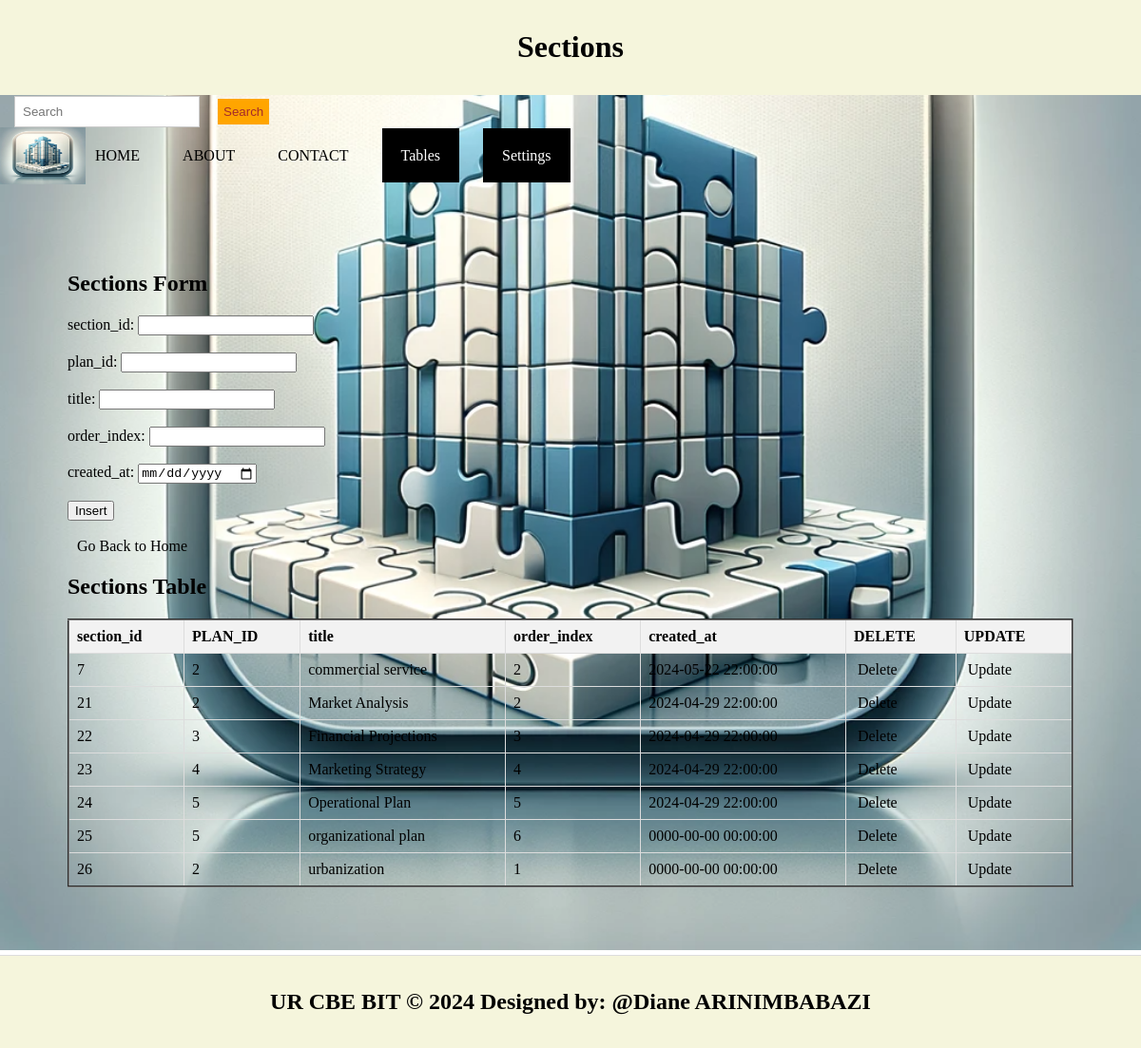
Screenshot of /sections.php with the database file from the repository.
### tables this page shows
CREATE TABLE `sections` (
  `section_id` int(11) NOT NULL,
  `plan_id` int(11) NOT NULL,
  `title` varchar(255) NOT NULL,
  `order_index` int(11) NOT NULL,
  `created_at` timestamp NOT NULL DEFAULT current_timestamp()
);

### sections.php (the view, shortened to what this page needs)
<!DOCTYPE html>
<html lang="en">
<head>
  <link rel="stylesheet" type="text/css" href="style.css" title="style 1" media="screen, tv, projection, handheld, print"/>
</head>
<body style="background-image: url('./Images/logo.png');background-repeat: no-repeat;background-size:cover;">
  <header>
    <h1>Sections</h1>
  </header>
  <form class="d-flex" role="search" action="search.php">
    <input class="form-control me-2" type="search" placeholder="Search" aria-label="Search" name="query">
    <button class="btn btn-outline-success" type="submit">Search</button>
  </form>
  <ul>
    <img src="./Images/logo.png" width="90" height="60" alt="Logo">
    <li><a href="./home.html">HOME</a></li>
    <li><a href="./about.html">ABOUT</a></li>
    <li><a href="./contact.html">CONTACT</a></li>
    <li class="dropdown">
      <a href="#" style="padding: 20px; color: white; background-color:black; text-decoration: none;">Tables</a>
    </li>
    <li class="dropdown">
      <a href="#" style="padding: 20px; color: white; background-color:black; text-decoration: none;">Settings</a>
    </li>
  </ul>
  <section>
    <h1>Sections Form</h1>
    <form method="post" onsubmit="return confirm('Are you sure you want to insert this record?');">
      <label for="section_id">section_id:</label>
      <input type="number" id="section_id" name="section_id"><br><br>
      <label for="plan_id">plan_id:</label>
      <input type="number" id="plan_id" name="plan_id" required><br><br>
      <label for="title">title:</label>
      <input type="text" id="title" name="title" required><br><br>
      <label for="order_index">order_index:</label>
      <input type="number" id="order_index" name="order_index"><br><br>
      <label for="created_at">created_at:</label>
      <input type="date" id="created_at" name="created_at"><br><br>
      <input type="submit" name="add" value="Insert"><br><br>
      <a href="./home.html">Go Back to Home</a>
    </form>
    <h2>Sections Table</h2>
    <table border="2">
      <tr>
        <th>section_id</th>
        <th>PLAN_ID</th>
        <th>title</th>
        <th>order_index</th>
        <th>created_at</th>
        <th>DELETE</th>
        <th>UPDATE</th>
      </tr>
      <?php
        include('database_connection.php');
        $sql = "SELECT * FROM sections";
        $result = $connection->query($sql);
        if ($result->num_rows > 0) {
            while ($row = $result->fetch_assoc()) {
                $section_id = $row['section_id'];
                echo "<tr>
                  <td>" . $row['section_id'] . "</td>
                  <td>" . $row['plan_id'] . "</td>
                  <td>" . $row['title'] . "</td>
                  <td>" . $row['order_index'] . "</td>
                  <td>" . $row['created_at'] . "</td>
                  <td><a style='padding:4px' href='Delete_sections.php?section_id=$section_id'>Delete</a></td>
                  <td><a style='padding:4px' href='update_sections.php?section_id=$section_id'>Update</a></td>
                </tr>";
            }
        } else {
            echo "<tr><td colspan='7'>No data found</td></tr>";
        }
      ?>
    </table>
  </section>
  <footer>
    <center>
      <b><h2>UR CBE BIT &copy 2024 Designed by: @Diane ARINIMBABAZI</h2></b>
    </center>
  </footer>
</body>
</html>

### style.css (style rules this page uses)
body { font-family: Arial, sans-serif; margin: 0; padding: 0; }
.form-control { padding: 8px; margin-left: 4px; border: 1px solid #ccc; }
.btn { padding: 6px; background-color: orange; color: brown; border: none; }
.dropdown { position: relative; display: inline; margin-right: 10px; }
body { font-family: Arial,sans-serif; margin:0; padding:0; }
header { background-color:darkgray; padding: 20px; }
.dropdown { position: right; display:right; direction:rtl; }
section { padding:28px; border-bottom: 1px solid #ddd; }
footer { text-align: center; padding: 15px; background-color:darkgray; }

### sections.php (style rules this page uses)
body { margin: 0; padding: 0; font-family: 'Times New Roman', serif; background: url('./Images/clinic.jpg') no-repeat center center/cover; height: 100vh; }
a { padding: 10px; color:white; text-decoration: none; margin-right: 15px; }
a:link { color:black; }
button.btn { margin-left: 15px; margin-top: 4px; }
input.form-control { margin-left: 15px; padding: 8px; }
section { padding: 71px; border-bottom: 1px solid #ddd; }
footer { text-align: center; padding: 15px; background-color: beige; }
header { background-color: beige; padding: 10px; text-align: center; }
ul { list-style-type: none; padding: 0; margin: 0; display: flex; align-items: center; }
li { margin-right: 10px; }
.dropdown { position: relative; display: inline-block; }
table { width: 100%; border-collapse: collapse; }
th, td { border: 1px solid #ddd; padding: 8px; text-align: left; }
th { background-color: #f2f2f2; }

### rows the page displays
sections: section_id "7", plan "2", title "commercial service", order_index "2", created_at "2024-05-22 22:00:00"
sections: section_id "21", plan "2", title "Market Analysis", order_index "2", created_at "2024-04-29 22:00:00"
sections: section_id "22", plan "3", title "Financial Projections", order_index "3", created_at "2024-04-29 22:00:00"
sections: section_id "23", plan "4", title "Marketing Strategy", order_index "4", created_at "2024-04-29 22:00:00"
sections: section_id "24", plan "5", title "Operational Plan", order_index "5", created_at "2024-04-29 22:00:00"
sections: section_id "25", plan "5", title "organizational plan", order_index "6", created_at "0000-00-00 00:00:00"
sections: section_id "26", plan "2", title "urbanization", order_index "1", created_at "0000-00-00 00:00:00"
